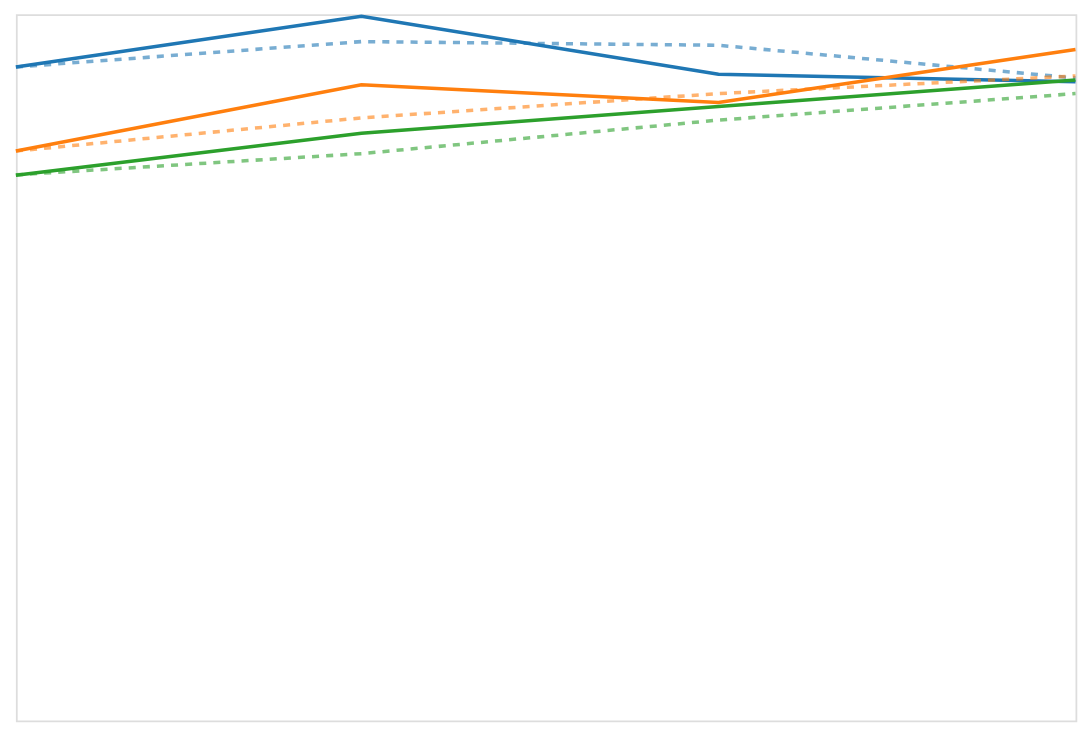

The notebook cell this image was saved under:
### Markdown cell above
### 2. Trend & seasonality analysis

Goal: Identify monthly trends in revenue, orders, and reviews.

### Code cell
# Threads have memory, so new questions can reference previous answers in the same thread
thread.ask(
    """
    Produce monthly time series for:
      - revenue
      - orders_count
      - average_review_score
    Use the same definitions as before.
    Include 2-month moving averages.
    """
)

### Figure 1 — Vega-Lite specification as saved in the notebook (floating-point values rounded to 4 significant figures)
{"config": {"view": {"continuousWidth": 300, "continuousHeight": 300}}, "layer": [{"layer": [{"mark": {"type": "line", "color": "#1f77b4"}, "encoding": {"order": {"field": "month_start", "type": "temporal"}, "x": {"axis": {"format": "%b %Y", "title": "Month"}, "field": "month_start", "type": "temporal"}, "y": {"axis": {"grid": true, "title": "Revenue"}, "field": "revenue", "type": "quantitative"}}}, {"mark": {"type": "line", "color": "#1f77b4", "opacity": 0.6, "strokeDash": [4, 4]}, "encoding": {"order": {"field": "month_start", "type": "temporal"}, "x": {"axis": null, "field": "month_start", "type": "temporal"}, "y": {"axis": null, "field": "revenue_ma_2m", "type": "quantitative"}}}]}, {"layer": [{"mark": {"type": "line", "color": "#ff7f0e"}, "encoding": {"order": {"field": "month_start", "type": "temporal"}, "x": {"axis": null, "field": "month_start", "type": "temporal"}, "y": {"axis": {"grid": false, "orient": "right", "title": "Orders Count"}, "field": "orders_count", "type": "quantitative"}}}, {"mark": {"type": "line", "color": "#ff7f0e", "opacity": 0.6, "strokeDash": [4, 4]}, "encoding": {"order": {"field": "month_start", "type": "temporal"}, "x": {"axis": null, "field": "month_start", "type": "temporal"}, "y": {"axis": null, "field": "orders_count_ma_2m", "type": "quantitative"}}}]}, {"layer": [{"mark": {"type": "line", "color": "#2ca02c"}, "encoding": {"order": {"field": "month_start", "type": "temporal"}, "x": {"axis": null, "field": "month_start", "type": "temporal"}, "y": {"axis": {"grid": false, "offset": 50, "orient": "right", "title": "Average Review Score"}, "field": "average_review_score", "type": "quantitative"}}}, {"mark": {"type": "line", "color": "#2ca02c", "opacity": 0.6, "strokeDash": [4, 4]}, "encoding": {"order": {"field": "month_start", "type": "temporal"}, "x": {"axis": null, "field": "month_start", "type": "temporal"}, "y": {"axis": null, "field": "average_review_score_ma_2m", "type": "quantitative"}}}]}], "data": {"name": "data-7c448d0786741cd1881ff6c44c2f3068"}, "height": 400, "resolve": {"scale": {"y": "independent"}}, "width": 600, "$schema": "https://vega.github.io/schema/vega-lite/v5.json", "datasets": {"data-7c448d0786741cd1881ff6c44c2f3068": [{"month_start": "2025-06-01T00:00:00", "revenue": 166500.0, "orders_count": 129, "average_review_score": 3.088, "revenue_ma_2m": 166500.0, "orders_count_ma_2m": 129.0, "average_review_score_ma_2m": 3.09}, {"month_start": "2025-07-01T00:00:00", "revenue": 179500.0, "orders_count": 144, "average_review_score": 3.326, "revenue_ma_2m": 173000.0, "orders_count_ma_2m": 136.5, "average_review_score_ma_2m": 3.21}, {"month_start": "2025-08-01T00:00:00", "revenue": 164700.0, "orders_count": 140, "average_review_score": 3.477, "revenue_ma_2m": 172100.0, "orders_count_ma_2m": 142.0, "average_review_score_ma_2m": 3.4}, {"month_start": "2025-09-01T00:00:00", "revenue": 162800.0, "orders_count": 152, "average_review_score": 3.627, "revenue_ma_2m": 163700.0, "orders_count_ma_2m": 146.0, "average_review_score_ma_2m": 3.55}]}}
